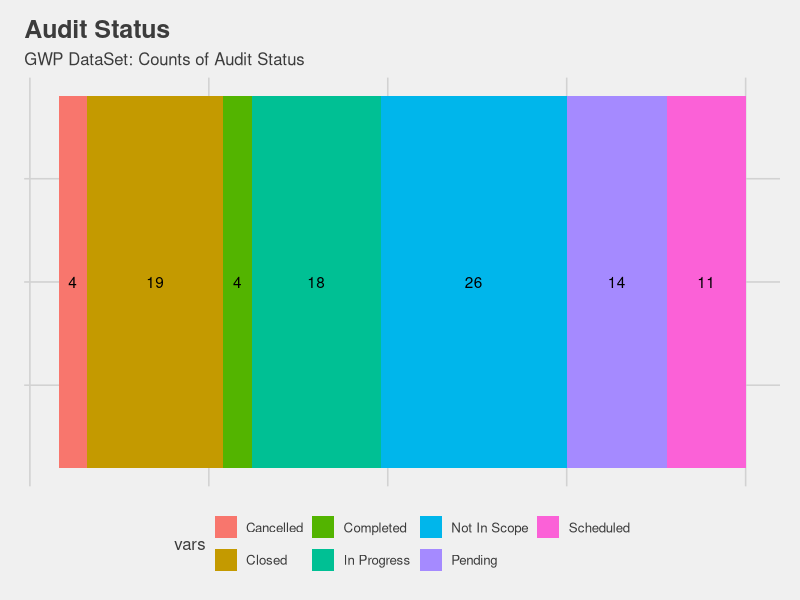
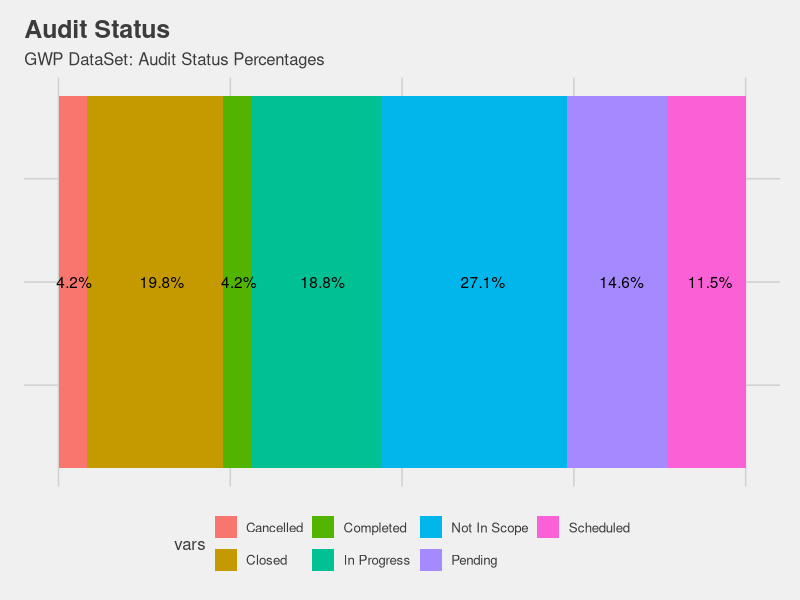
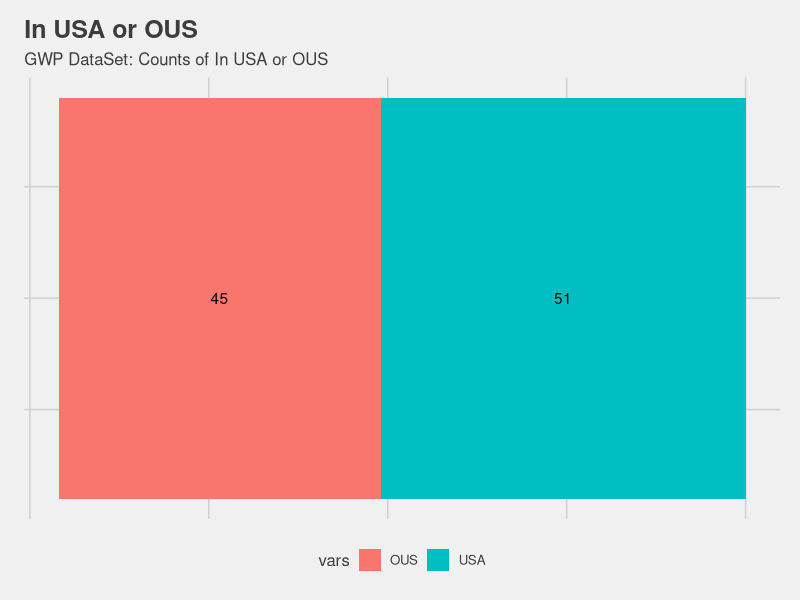
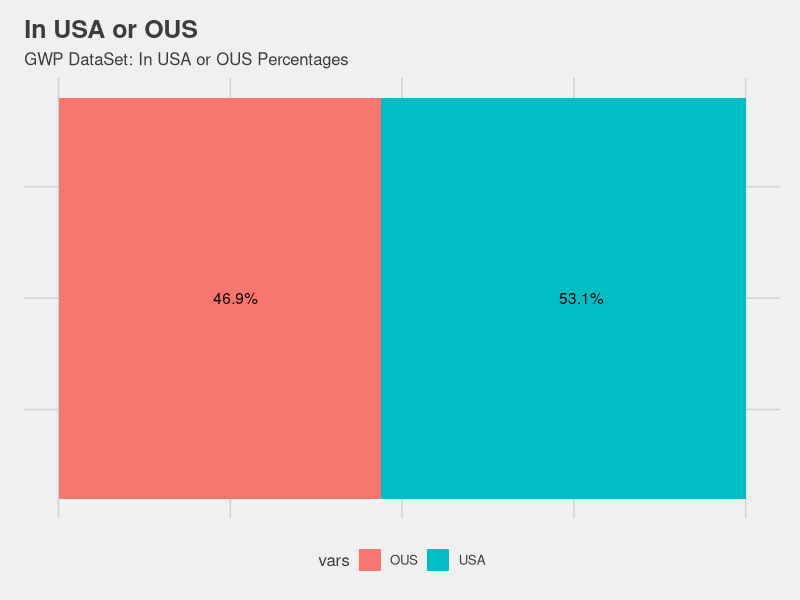
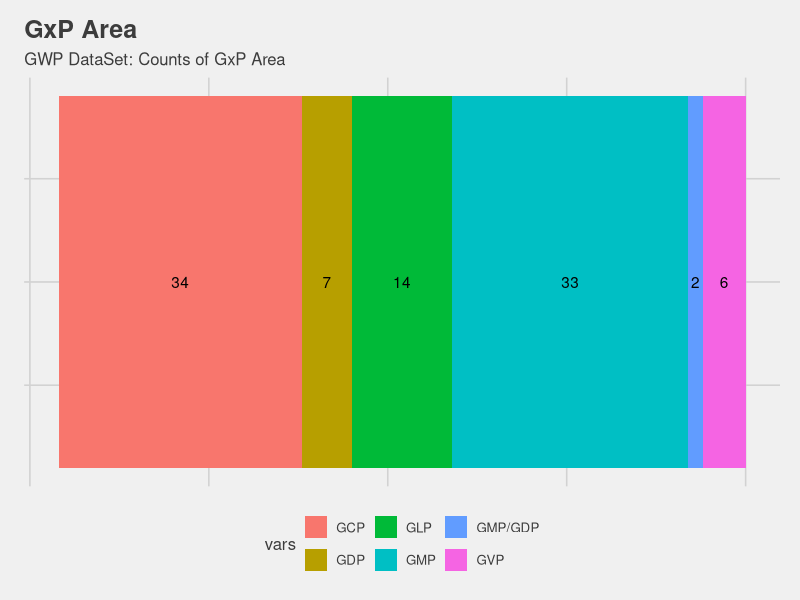
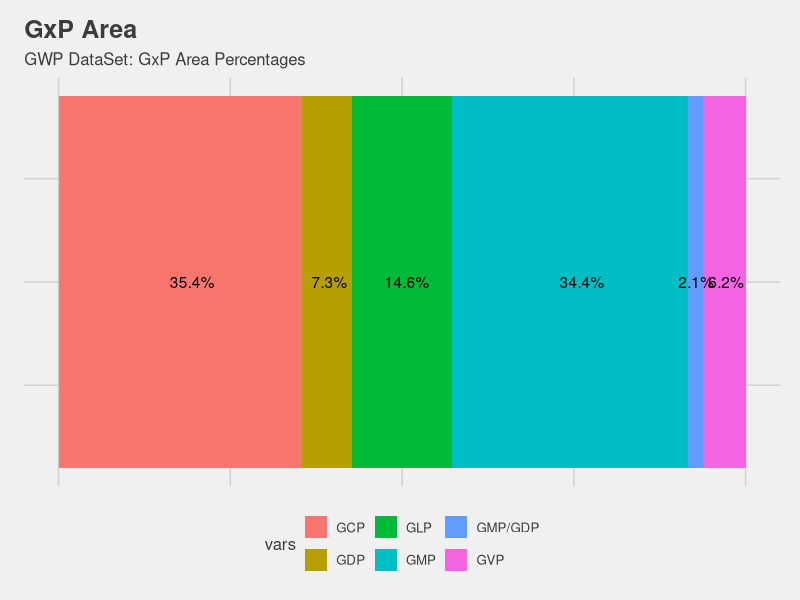
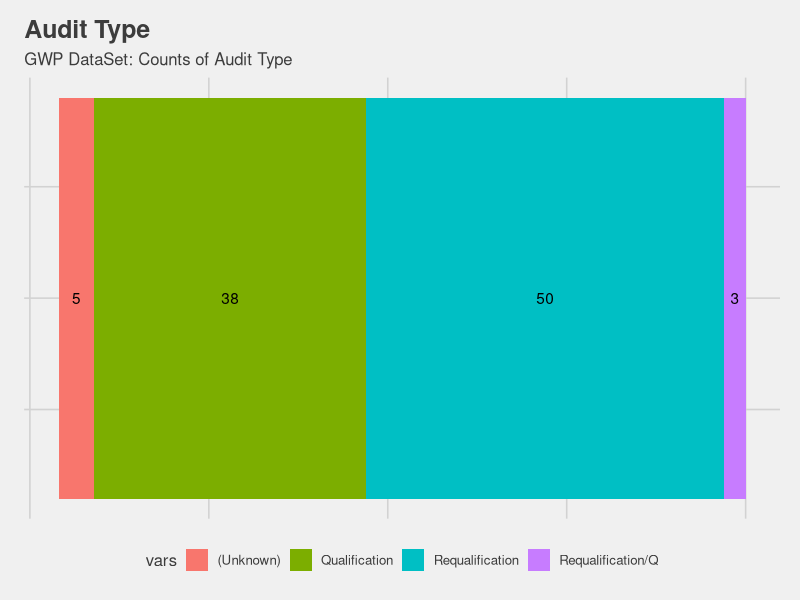
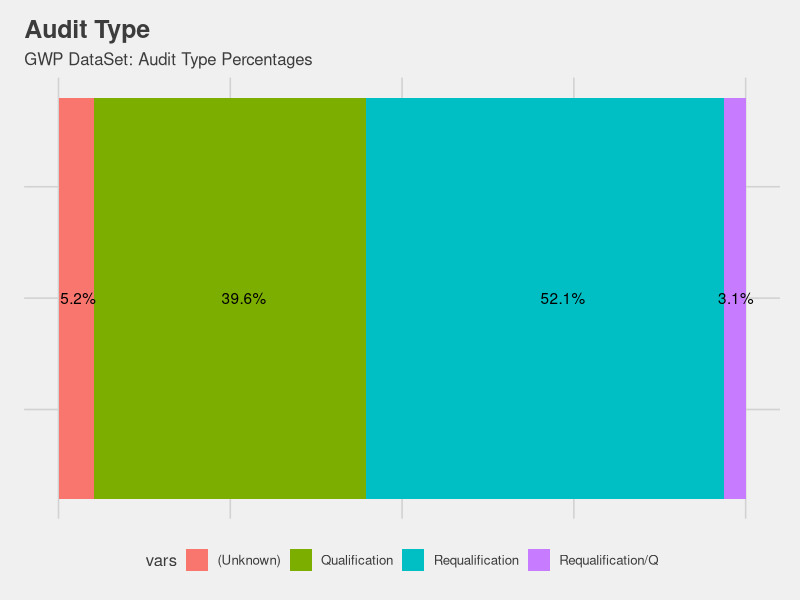

Source code (R) for these figures, in order:
## ---- chunk 1
knitr::opts_chunk$set(echo = TRUE)

library(tidyverse)
library(rmarkdown)
library(scales)
library(stringr)
library(ggrepel)
##Excel
library("readxl")
##ggplot2 themes
library(ggthemes)
## ---- chunk 2
##Read Data
#Computerized System Quality Assurance
CSQA<- read_excel("CSQA_Audit_Data.xlsx")

#Good Workign Practice
GWP<- read_excel("GXP_Audit_Data.xlsx")
## ---- chunk 3
label<-"Audit Status"
counts<- count(GWP,vars=Audit.Status)
percent<-prop.table(counts$n)
df<-as.data.frame(counts)
df$perc<-percent
df
df$dummy<-1
df%>%ggplot(aes(x=dummy, y=-n,fill=vars))+
    geom_bar(stat="identity")+
    geom_text(aes(label=n),position=position_stack(vjust=0.5))+
    coord_flip()+
    labs(title=label,
         subtitle=paste("GWP DataSet:","Counts of",label, sep=" "),
         x=NULL)+
    theme_fivethirtyeight()+
    theme( axis.text.x = element_blank(),
           axis.text.y = element_blank(),
           axis.ticks = element_blank())
  
  df%>%ggplot(aes(x=dummy, y=-percent*100,fill=vars))+
    geom_bar(stat="identity")+
    geom_text(aes(label=scales::percent(percent)),position=position_stack(vjust=0.55))+
    coord_flip()+
    labs(title=label,
         subtitle=paste("GWP DataSet:",label, "Percentages", sep=" "),
         x=NULL)+
    theme_fivethirtyeight()+
    theme( axis.text.x = element_blank(),
           axis.text.y = element_blank(),
           axis.ticks = element_blank())
## ---- chunk 4
label<-"In USA or OUS"
counts<- count(GWP,vars=In.USA.or.OUS)
percent<-prop.table(counts$n)
df<-as.data.frame(counts)
df$perc<-percent
df
df$dummy<-1
df%>%ggplot(aes(x=dummy, y=-n,fill=vars))+
    geom_bar(stat="identity")+
    geom_text(aes(label=n),position=position_stack(vjust=0.5))+
    coord_flip()+
    labs(title=label,
         subtitle=paste("GWP DataSet:","Counts of",label, sep=" "),
         x=NULL)+
    theme_fivethirtyeight()+
    theme( axis.text.x = element_blank(),
           axis.text.y = element_blank(),
           axis.ticks = element_blank())
  
  df%>%ggplot(aes(x=dummy, y=-percent*100,fill=vars))+
    geom_bar(stat="identity")+
    geom_text(aes(label=scales::percent(percent)),position=position_stack(vjust=0.55))+
    coord_flip()+
    labs(title=label,
         subtitle=paste("GWP DataSet:",label, "Percentages", sep=" "),
         x=NULL)+
    theme_fivethirtyeight()+
    theme( axis.text.x = element_blank(),
           axis.text.y = element_blank(),
           axis.ticks = element_blank())
## ---- chunk 5
label<-"GxP Area"
counts<- count(GWP,vars=GxP.Area)
percent<-prop.table(counts$n)
df<-as.data.frame(counts)
df$perc<-percent
df
df$dummy<-1
df%>%ggplot(aes(x=dummy, y=-n,fill=vars))+
    geom_bar(stat="identity")+
    geom_text(aes(label=n),position=position_stack(vjust=0.5))+
    coord_flip()+
    labs(title=label,
         subtitle=paste("GWP DataSet:","Counts of",label, sep=" "),
         x=NULL)+
    theme_fivethirtyeight()+
    theme( axis.text.x = element_blank(),
           axis.text.y = element_blank(),
           axis.ticks = element_blank())
  
  df%>%ggplot(aes(x=dummy, y=-percent*100,fill=vars))+
    geom_bar(stat="identity")+
    geom_text(aes(label=scales::percent(percent)),position=position_stack(vjust=0.55))+
    coord_flip()+
    labs(title=label,
         subtitle=paste("GWP DataSet:",label, "Percentages", sep=" "),
         x=NULL)+
    theme_fivethirtyeight()+
    theme( axis.text.x = element_blank(),
           axis.text.y = element_blank(),
           axis.ticks = element_blank())
## ---- chunk 6
label<-"Audit Type"
counts<- count(GWP,vars=Audit.Type)
percent<-prop.table(counts$n)
df<-as.data.frame(counts)
df$perc<-percent
df
df$dummy<-1
df%>%ggplot(aes(x=dummy, y=-n,fill=vars))+
    geom_bar(stat="identity")+
    geom_text(aes(label=n),position=position_stack(vjust=0.5))+
    coord_flip()+
    labs(title=label,
         subtitle=paste("GWP DataSet:","Counts of",label, sep=" "),
         x=NULL)+
    theme_fivethirtyeight()+
    theme( axis.text.x = element_blank(),
           axis.text.y = element_blank(),
           axis.ticks = element_blank())
  
  df%>%ggplot(aes(x=dummy, y=-percent*100,fill=vars))+
    geom_bar(stat="identity")+
    geom_text(aes(label=scales::percent(percent)),position=position_stack(vjust=0.55))+
    coord_flip()+
    labs(title=label,
         subtitle=paste("GWP DataSet:",label, "Percentages", sep=" "),
         x=NULL)+
    theme_fivethirtyeight()+
    theme( axis.text.x = element_blank(),
           axis.text.y = element_blank(),
           axis.ticks = element_blank())
## ---- chunk 7
label<-"Audit Type"
counts<- count(GWP%>%filter(Audit.Type!= "(Unknown)"),vars=Audit.Type)
percent<-prop.table(counts$n)
df<-as.data.frame(counts)
df$perc<-percent
df
df$dummy<-1

  df%>%ggplot(aes(x=dummy, y=-percent*100,fill=vars))+
    geom_bar(stat="identity")+
    geom_text(aes(label=scales::percent(percent)),position=position_stack(vjust=0.55))+
    coord_flip()+
    labs(title=label,
         subtitle=paste("GWP DataSet:",label, "Percentages", sep=" "),
         x=NULL)+
    theme_fivethirtyeight()+
    theme( axis.text.x = element_blank(),
           axis.text.y = element_blank(),
           axis.ticks = element_blank())
## ---- chunk 8
label<-"Audit Method"
counts<- count(GWP,vars=Audit.Method)
percent<-prop.table(counts$n)
df<-as.data.frame(counts)
df$perc<-percent
df
df$dummy<-1
df%>%ggplot(aes(x=dummy, y=-n,fill=vars))+
    geom_bar(stat="identity")+
    geom_text(aes(label=n),position=position_stack(vjust=0.5))+
    coord_flip()+
    labs(title=label,
         subtitle=paste("GWP DataSet:","Counts of",label, sep=" "),
         x=NULL)+
    theme_fivethirtyeight()+
    theme( axis.text.x = element_blank(),
           axis.text.y = element_blank(),
           axis.ticks = element_blank())
  
  df%>%ggplot(aes(x=dummy, y=-percent*100,fill=vars))+
    geom_bar(stat="identity")+
    geom_text_repel(aes(label=scales::percent(percent)),
                    position=position_stack(vjust=0.55),
                    box.padding = unit(0.5, "lines"))+
    coord_flip()+
    labs(title=label,
         subtitle=paste("GWP DataSet:",label, "Percentages", sep=" "),
         x=NULL)+
    theme_fivethirtyeight()+
    theme( axis.text.x = element_blank(),
           axis.text.y = element_blank(),
           axis.ticks = element_blank())
## ---- chunk 9
label<-"Audit Method"
counts<- count(GWP%>%filter(Audit.Method != "(Unknown)",Audit.Method != "None"),vars=Audit.Method)
percent<-prop.table(counts$n)
df<-as.data.frame(counts)
df$perc<-percent
df
df$dummy<-1
df%>%ggplot(aes(x=dummy, y=-n,fill=vars))+
    geom_bar(stat="identity")+
    geom_text(aes(label=n),position=position_stack(vjust=0.5))+
    coord_flip()+
    labs(title=label,
         subtitle=paste("GWP DataSet:","Counts of",label, sep=" "),
         x=NULL)+
    theme_fivethirtyeight()+
    theme( axis.text.x = element_blank(),
           axis.text.y = element_blank(),
           axis.ticks = element_blank())
  
  df%>%ggplot(aes(x=dummy, y=-percent*100,fill=vars))+
    geom_bar(stat="identity")+
    geom_text_repel(aes(label=scales::percent(percent)),
                    position=position_stack(vjust=0.55),
                    box.padding = unit(0.5, "lines"))+
    coord_flip()+
    labs(title=label,
         subtitle=paste("GWP DataSet:",label, "Percentages", sep=" "),
         x=NULL)+
    theme_fivethirtyeight()+
    theme( axis.text.x = element_blank(),
           axis.text.y = element_blank(),
           axis.ticks = element_blank())
## ---- chunk 10
label<-"Proposed Quarter"
counts<- count(GWP,vars=Proposed.Quarter)
percent<-prop.table(counts$n)
df<-as.data.frame(counts)
df$perc<-percent
df
df$dummy<-1
df%>%ggplot(aes(x=dummy, y=-n,fill=vars))+
    geom_bar(stat="identity")+
    geom_text(aes(label=n),position=position_stack(vjust=0.5))+
    coord_flip()+
    labs(title=label,
         subtitle=paste("GWP DataSet:","Counts of",label, sep=" "),
         x=NULL)+
    theme_fivethirtyeight()+
    theme( axis.text.x = element_blank(),
           axis.text.y = element_blank(),
           axis.ticks = element_blank())
  
  df%>%ggplot(aes(x=dummy, y=-percent*100,fill=vars))+
    geom_bar(stat="identity")+
    geom_text(aes(label=scales::percent(percent)),position=position_stack(vjust=0.55))+
    coord_flip()+
    labs(title=label,
         subtitle=paste("GWP DataSet:",label, "Percentages", sep=" "),
         x=NULL)+
    theme_fivethirtyeight()+
    theme( axis.text.x = element_blank(),
           axis.text.y = element_blank(),
           axis.ticks = element_blank())
## ---- chunk 11
label<-"Proposed Quarter"
counts<- count(GWP%>%filter(Proposed.Quarter != "(Unknown)"),vars=Proposed.Quarter)
percent<-prop.table(counts$n)
df<-as.data.frame(counts)
df$perc<-percent
df
df$dummy<-1
df%>%ggplot(aes(x=dummy, y=-n,fill=vars))+
    geom_bar(stat="identity")+
    geom_text(aes(label=n),position=position_stack(vjust=0.5))+
    coord_flip()+
    labs(title=label,
         subtitle=paste("GWP DataSet:","Counts of",label, sep=" "),
         x=NULL)+
    theme_fivethirtyeight()+
    theme( axis.text.x = element_blank(),
           axis.text.y = element_blank(),
           axis.ticks = element_blank())
  
  df%>%ggplot(aes(x=dummy, y=-percent*100,fill=vars))+
    geom_bar(stat="identity")+
    geom_text(aes(label=scales::percent(percent)),position=position_stack(vjust=0.55))+
    coord_flip()+
    labs(title=label,
         subtitle=paste("GWP DataSet:",label, "Percentages", sep=" "),
         x=NULL)+
    theme_fivethirtyeight()+
    theme( axis.text.x = element_blank(),
           axis.text.y = element_blank(),
           axis.ticks = element_blank())
## ---- chunk 12
label<-"Audit Status"
counts<- count(CSQA,vars=CSQA[[3]])
percent<-prop.table(counts$n)
df<-as.data.frame(counts)
df$perc<-percent
df
df$dummy<-1
df%>%ggplot(aes(x=dummy, y=-n,fill=vars))+
    geom_bar(stat="identity")+
    geom_text(aes(label=n),position=position_stack(vjust=0.5))+
    coord_flip()+
    labs(title=label,
         subtitle=paste("GWP DataSet:","Counts of",label, sep=" "),
         x=NULL)+
    theme_fivethirtyeight()+
    theme( axis.text.x = element_blank(),
           axis.text.y = element_blank(),
           axis.ticks = element_blank())
  
  df%>%ggplot(aes(x=dummy, y=-percent*100,fill=vars))+
    geom_bar(stat="identity")+
    geom_text(aes(label=scales::percent(percent)),position=position_stack(vjust=0.55))+
    coord_flip()+
    labs(title=label,
         subtitle=paste("GWP DataSet:",label, "Percentages", sep=" "),
         x=NULL)+
    theme_fivethirtyeight()+
    theme( axis.text.x = element_blank(),
           axis.text.y = element_blank(),
           axis.ticks = element_blank())
## ---- chunk 13
label<-"In USA or OUS"
counts<- count(CSQA,vars=CSQA[[4]])
percent<-prop.table(counts$n)
df<-as.data.frame(counts)
df$perc<-percent
df
df$dummy<-1
df%>%ggplot(aes(x=dummy, y=-n,fill=vars))+
    geom_bar(stat="identity")+
    geom_text(aes(label=n),position=position_stack(vjust=0.5))+
    coord_flip()+
    labs(title=label,
         subtitle=paste("GWP DataSet:","Counts of",label, sep=" "),
         x=NULL)+
    theme_fivethirtyeight()+
    theme( axis.text.x = element_blank(),
           axis.text.y = element_blank(),
           axis.ticks = element_blank())
  
  df%>%ggplot(aes(x=dummy, y=-percent*100,fill=vars))+
    geom_bar(stat="identity")+
    geom_text(aes(label=scales::percent(percent)),position=position_stack(vjust=0.55))+
    coord_flip()+
    labs(title=label,
         subtitle=paste("GWP DataSet:",label, "Percentages", sep=" "),
         x=NULL)+
    theme_fivethirtyeight()+
    theme( axis.text.x = element_blank(),
           axis.text.y = element_blank(),
           axis.ticks = element_blank())
## ---- chunk 14
label<-"GxP Area"
counts<- count(CSQA,vars=CSQA[[7]])
percent<-prop.table(counts$n)
df<-as.data.frame(counts)
df$perc<-percent
df
df$dummy<-1
df%>%ggplot(aes(x=dummy, y=-n,fill=vars))+
    geom_bar(stat="identity")+
    geom_text(aes(label=n),position=position_stack(vjust=0.5))+
    coord_flip()+
    labs(title=label,
         subtitle=paste("GWP DataSet:","Counts of",label, sep=" "),
         x=NULL)+
    theme_fivethirtyeight()+
    theme( axis.text.x = element_blank(),
           axis.text.y = element_blank(),
           axis.ticks = element_blank())
  
  df%>%ggplot(aes(x=dummy, y=-percent*100,fill=vars))+
    geom_bar(stat="identity")+
    geom_text(aes(label=scales::percent(percent)),position=position_stack(vjust=0.55))+
    coord_flip()+
    labs(title=label,
         subtitle=paste("GWP DataSet:",label, "Percentages", sep=" "),
         x=NULL)+
    theme_fivethirtyeight()+
    theme( axis.text.x = element_blank(),
           axis.text.y = element_blank(),
           axis.ticks = element_blank())
## ---- chunk 15
label<-"Audit Type"
counts<- count(CSQA,vars=CSQA[[9]])
percent<-prop.table(counts$n)
df<-as.data.frame(counts)
df$perc<-percent
df
df$dummy<-1
df%>%ggplot(aes(x=dummy, y=-n,fill=vars))+
    geom_bar(stat="identity")+
    geom_text(aes(label=n),position=position_stack(vjust=0.5))+
    coord_flip()+
    labs(title=label,
         subtitle=paste("GWP DataSet:","Counts of",label, sep=" "),
         x=NULL)+
    theme_fivethirtyeight()+
    theme( axis.text.x = element_blank(),
           axis.text.y = element_blank(),
           axis.ticks = element_blank())
  
  df%>%ggplot(aes(x=dummy, y=-percent*100,fill=vars))+
    geom_bar(stat="identity")+
    geom_text(aes(label=scales::percent(percent)),position=position_stack(vjust=0.55))+
    coord_flip()+
    labs(title=label,
         subtitle=paste("GWP DataSet:",label, "Percentages", sep=" "),
         x=NULL)+
    theme_fivethirtyeight()+
    theme( axis.text.x = element_blank(),
           axis.text.y = element_blank(),
           axis.ticks = element_blank())
## ---- chunk 16
label<-"Audit Method"
counts<- count(CSQA,vars=CSQA[[8]])
percent<-prop.table(counts$n)
df<-as.data.frame(counts)
df$perc<-percent
df
df$dummy<-1
df%>%ggplot(aes(x=dummy, y=-n,fill=vars))+
    geom_bar(stat="identity")+
    geom_text(aes(label=n),position=position_stack(vjust=0.5))+
    coord_flip()+
    labs(title=label,
         subtitle=paste("GWP DataSet:","Counts of",label, sep=" "),
         x=NULL)+
    theme_fivethirtyeight()+
    theme( axis.text.x = element_blank(),
           axis.text.y = element_blank(),
           axis.ticks = element_blank())
  
  df%>%ggplot(aes(x=dummy, y=-percent*100,fill=vars))+
    geom_bar(stat="identity")+
    geom_text(aes(label=scales::percent(percent)),
                    position=position_stack(vjust=0.55))+
    coord_flip()+
    labs(title=label,
         subtitle=paste("GWP DataSet:",label, "Percentages", sep=" "),
         x=NULL)+
    theme_fivethirtyeight()+
    theme( axis.text.x = element_blank(),
           axis.text.y = element_blank(),
           axis.ticks = element_blank())
## ---- chunk 17
label<-"Proposed Quarter"
counts<- count(CSQA,vars=CSQA[[10]])
percent<-prop.table(counts$n)
df<-as.data.frame(counts)
df$perc<-percent
df
df$dummy<-1
df%>%ggplot(aes(x=dummy, y=-n,fill=vars))+
    geom_bar(stat="identity")+
    geom_text(aes(label=n),position=position_stack(vjust=0.5))+
    coord_flip()+
    labs(title=label,
         subtitle=paste("GWP DataSet:","Counts of",label, sep=" "),
         x=NULL)+
    theme_fivethirtyeight()+
    theme( axis.text.x = element_blank(),
           axis.text.y = element_blank(),
           axis.ticks = element_blank())
  
  df%>%ggplot(aes(x=dummy, y=-percent*100,fill=vars))+
    geom_bar(stat="identity")+
    geom_text(aes(label=scales::percent(percent)),position=position_stack(vjust=0.55))+
    coord_flip()+
    labs(title=label,
         subtitle=paste("GWP DataSet:",label, "Percentages", sep=" "),
         x=NULL)+
    theme_fivethirtyeight()+
    theme( axis.text.x = element_blank(),
           axis.text.y = element_blank(),
           axis.ticks = element_blank())
## ---- chunk 18

df<-read.csv("GXP_Audit_Data.csv")
df<- df[1:96,]
df$Days_Intake_QSent<-as.numeric(as.Date(df$Date.Q.sent, format='%m/%d/%y') - 
                          as.Date(df$Date.of.Intake, optional=TRUE, format='%m/%d/%y'))
output<-df[24]

output$Days_QSent_QReceived<-as.numeric(as.Date(df$Date.Q.Rcvd, format='%m/%d/%y') - 
                                          as.Date(df$Date.Q.sent, format='%m/%d/%y'))

output$Days_OnSiteScheduled_AuditStartDate<-as.numeric(as.Date(df$Audit.Start.Date, format='%m/%d/%y')-                                                   as.Date(df$Date.On.Site.Scheduled,format='%m/%d/%y'))

output$Days_StartDate_EndDate<-as.numeric(as.Date(df$Audit.Start.Date, format='%m/%d/%y')-
                              as.Date(df$Date.On.Site.Scheduled, format='%m/%d/%y'))

output$Days_AuditEnd_FinalReportDue<-as.numeric(as.Date(df$Date.Final..Report.Due, format='%m/%d/%y')-
                                                  as.Date(df$Audit.End.Date, format='%m/%d/%y'))

output$Days_FinalReportDue_CompletionDate<-as.numeric(as.Date(df$Date.of..Completion,format='%m/%d/%y') - as.Date(df$Date.Final..Report.Due, format='%m/%d/%y') )

output%>%summary()

## ---- chunk 19


df<-read.csv("CSQA_Audit_Data.csv")

df$Days_Intake_QSent<-as.numeric(as.Date(df$Date.Q.sent, format='%m/%d/%y') - 
                                   as.Date(df$Date.of.Intake, optional=TRUE, format='%m/%d/%y'))
output<-df[25]

output$Days_QSent_QReceived<-as.numeric(as.Date(df$Date.Q.Rcvd, format='%m/%d/%y') - 
                                          as.Date(df$Date.Q.sent, format='%m/%d/%y'))
output$Days_OnSiteScheduled_AuditStartDate<-as.numeric(as.Date(df$Audit.Start.Date, format='%m/%d/%y') - 
                                                         as.Date(df$Date.On.Site..Scheduled, format='%m/%d/%y') )
output$Days_StartDate_EndDate<-as.numeric(as.Date(df$Audit.Start.Date, format='%m/%d/%y')-
                                            as.Date(df$Date.On.Site..Scheduled, format='%m/%d/%y'))
output$Days_AuditEnd_FinalReportDue<-as.numeric(as.Date(df$Date.Final...Report.Due, format='%m/%d/%y')-
                                                  as.Date(df$Audit.End.Date, format='%m/%d/%y'))
output$Days_FinalReportDue_CompletionDate<-as.numeric(as.Date(df$Date.of...Completion, format='%m/%d/%y') - as.Date(df$Date.Final...Report.Due, format='%m/%d/%y') )
#Then, compute the mean and median for each of the 6 Variables
output%>%summary()
